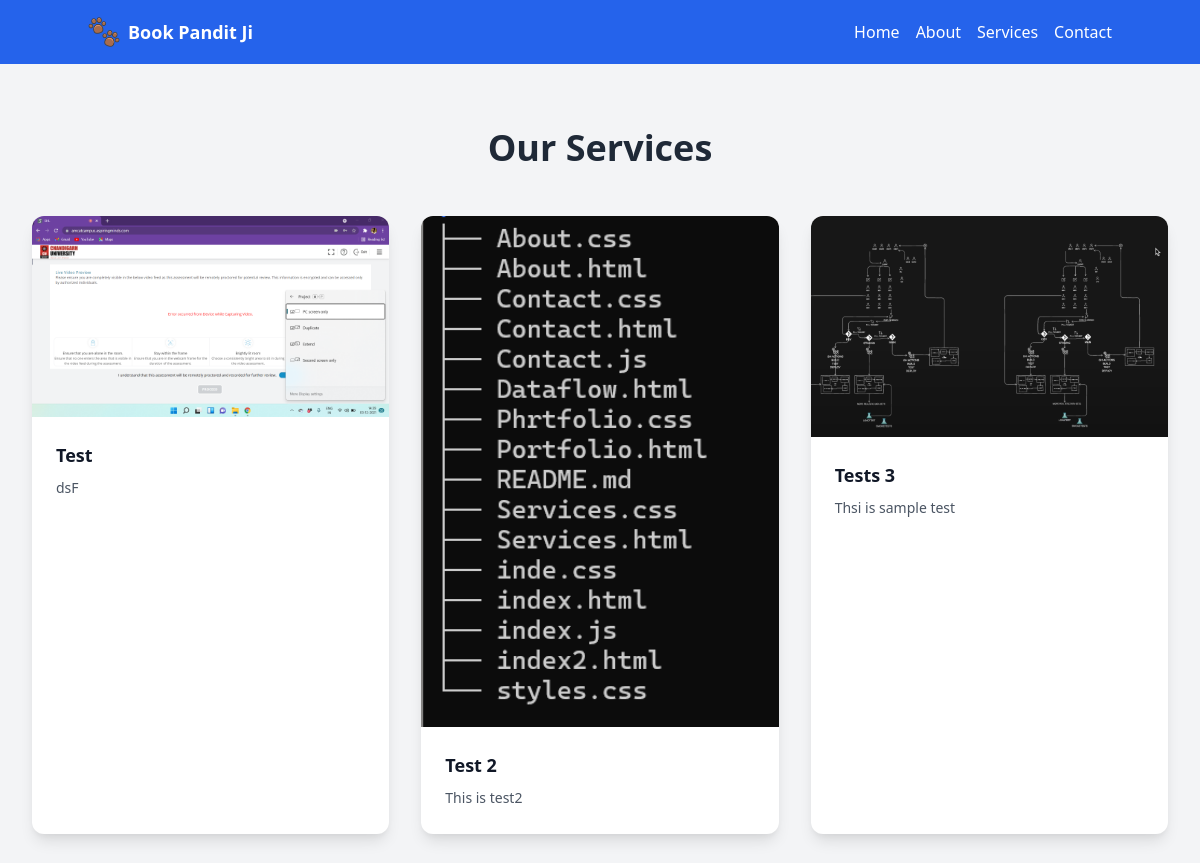
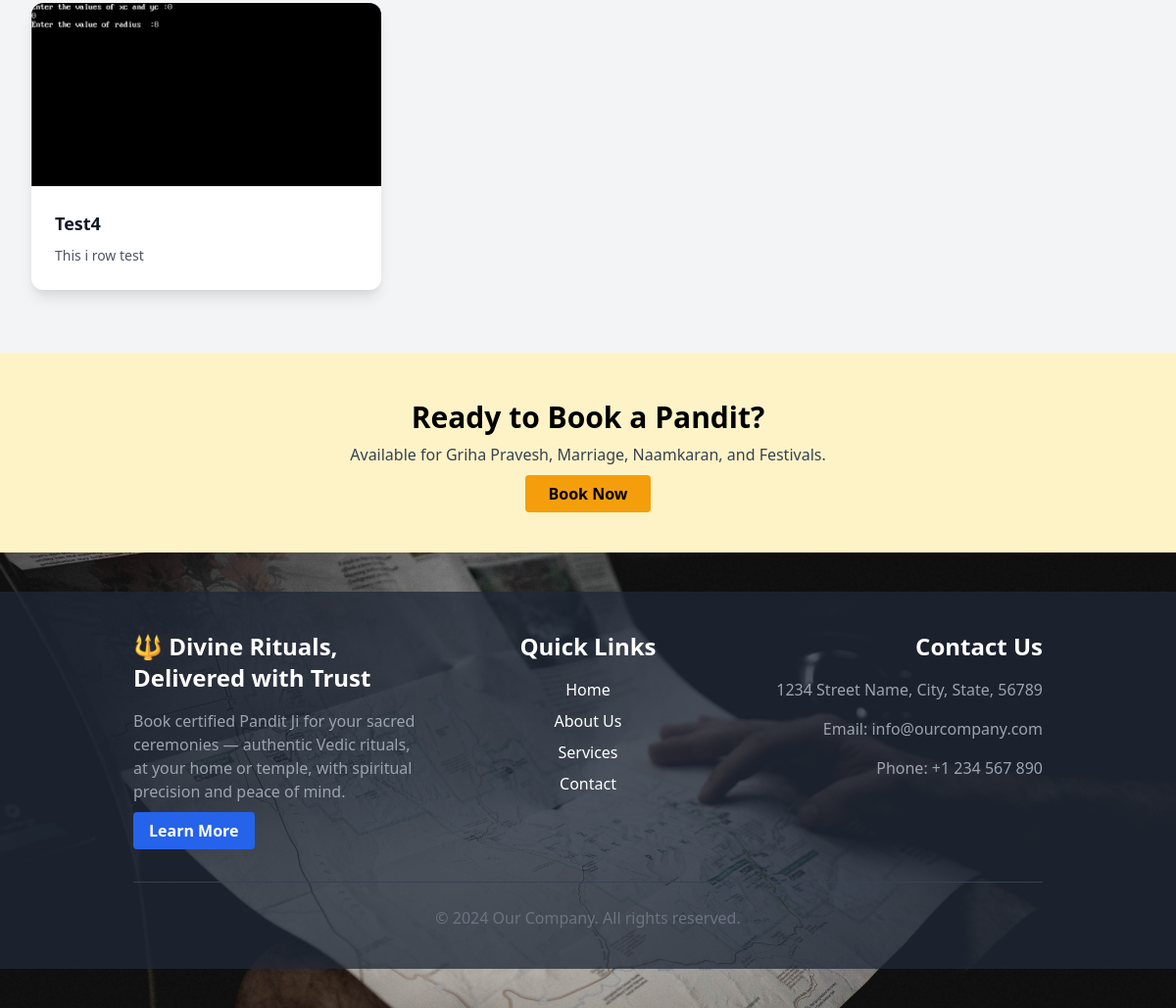
Page /Services/ on the earlier database version (2 pictures, top to bottom).
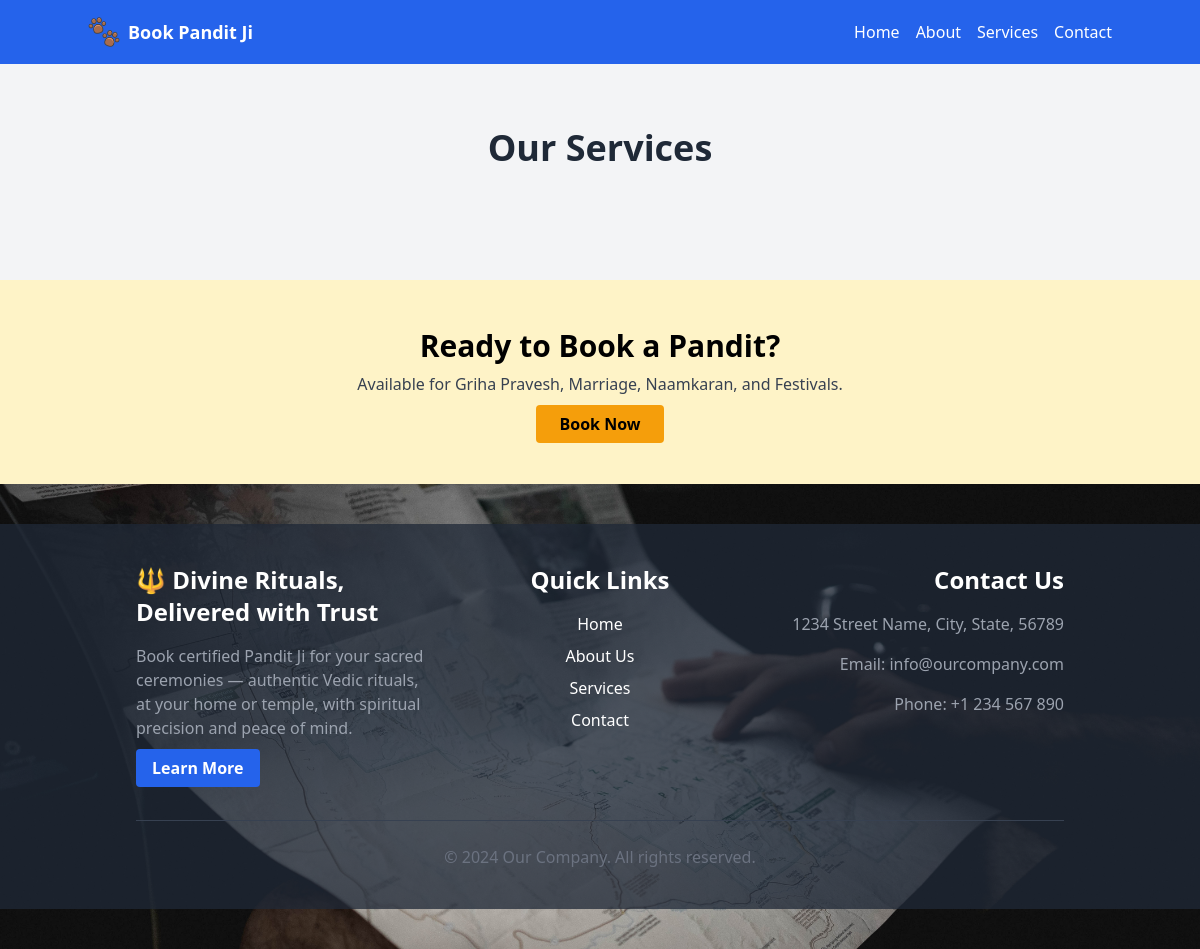
Same page on the later database version.
### traveldb/models.py (models this page shows, shortened)
class Service(models.Model):
    title = models.CharField(max_length=200)
    description = models.TextField()
    image = models.ImageField(upload_to='services/')
    created_at = models.DateTimeField(auto_now_add=True)

### traveldb/views.py (the view)
# urls.py: path('Services/', views.services_view, name='Services'),
def services_view(request):
    services = Service.objects.all()
    return render(request, 'Services.html', {'services': services})

### templates/Services.html
{% extends 'base.html' %}
{% load static %}
{% block Service %}
<section class="bg-gray-100 py-16">
  <div class="max-w-7xl mx-auto px-4 sm:px-6 lg:px-8">
    <h2 class="text-4xl font-extrabold text-center text-gray-800 mb-12">Our Services</h2>
    <div class="grid grid-cols-1 sm:grid-cols-2 lg:grid-cols-3 gap-8">
      {% for service in services %}
        <a href="{% if service.link_url_name %}{% url service.link_url_name %}{% else %}#{% endif %}"
           class="group bg-white rounded-xl overflow-hidden shadow-lg transform transition hover:-translate-y-1 hover:shadow-2xl">
          <div class="relative aspect-w-16 aspect-h-10">
            <img src="{{ service.image.url }}" alt="{{ service.title }}"
                 class="object-cover w-full h-full transition-transform duration-300 group-hover:scale-105">
          </div>
          <div class="p-6">
            <h3 class="text-lg font-semibold text-gray-900 mb-2 group-hover:text-blue-600 transition">
              {{ service.title|capfirst }}
            </h3>
            <p class="text-gray-600 text-sm leading-relaxed">
              {{ service.description }}
            </p>
          </div>
        </a>
      {% endfor %}
    </div>
  </div>
</section>
{% endblock Service %}

Differences in the rows shown:
removed Service: image (picture), title "Test", description "dsF"
removed Service: image (picture), title "Test 2", description "This is test2"
removed Service: image (picture), title "Tests 3", description "Thsi is sample test"
removed Service: image (picture), title "Test4", description "This i row test"
